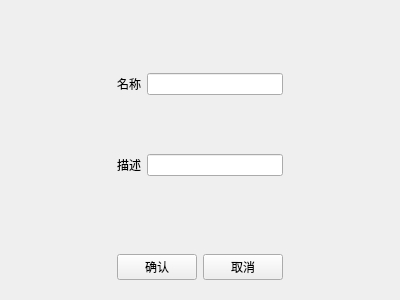
<?xml version="1.0" encoding="UTF-8"?>
<ui version="4.0">
 <class>TemplateDescription</class>
 <widget class="QWidget" name="TemplateDescription">
  <property name="geometry">
   <rect>
    <x>0</x>
    <y>0</y>
    <width>400</width>
    <height>300</height>
   </rect>
  </property>
  <property name="windowTitle">
   <string>名称和描述</string>
  </property>
  <layout class="QGridLayout" name="gridLayout_3">
   <item row="2" column="0">
    <spacer name="horizontalSpacer">
     <property name="orientation">
      <enum>Qt::Horizontal</enum>
     </property>
     <property name="sizeHint" stdset="0">
      <size>
       <width>93</width>
       <height>20</height>
      </size>
     </property>
    </spacer>
   </item>
   <item row="2" column="2">
    <spacer name="horizontalSpacer_2">
     <property name="orientation">
      <enum>Qt::Horizontal</enum>
     </property>
     <property name="sizeHint" stdset="0">
      <size>
       <width>93</width>
       <height>20</height>
      </size>
     </property>
    </spacer>
   </item>
   <item row="2" column="1">
    <widget class="QWidget" name="widget_2" native="true">
     <layout class="QGridLayout" name="gridLayout">
      <item row="0" column="0">
       <widget class="QPushButton" name="pushButton">
        <property name="text">
         <string>确认</string>
        </property>
       </widget>
      </item>
      <item row="0" column="1">
       <widget class="QPushButton" name="pushButton_2">
        <property name="text">
         <string>取消</string>
        </property>
       </widget>
      </item>
     </layout>
    </widget>
   </item>
   <item row="1" column="1">
    <widget class="QWidget" name="widget" native="true">
     <property name="sizePolicy">
      <sizepolicy hsizetype="Preferred" vsizetype="MinimumExpanding">
       <horstretch>0</horstretch>
       <verstretch>0</verstretch>
      </sizepolicy>
     </property>
     <layout class="QGridLayout" name="gridLayout_2">
      <item row="0" column="1">
       <widget class="QLineEdit" name="lineEdit"/>
      </item>
      <item row="1" column="1">
       <widget class="QLineEdit" name="lineEdit_2"/>
      </item>
      <item row="1" column="0">
       <widget class="QLabel" name="label_2">
        <property name="text">
         <string>描述</string>
        </property>
       </widget>
      </item>
      <item row="0" column="0">
       <widget class="QLabel" name="label">
        <property name="text">
         <string>名称</string>
        </property>
       </widget>
      </item>
     </layout>
    </widget>
   </item>
  </layout>
 </widget>
 <resources/>
 <connections/>
</ui>
